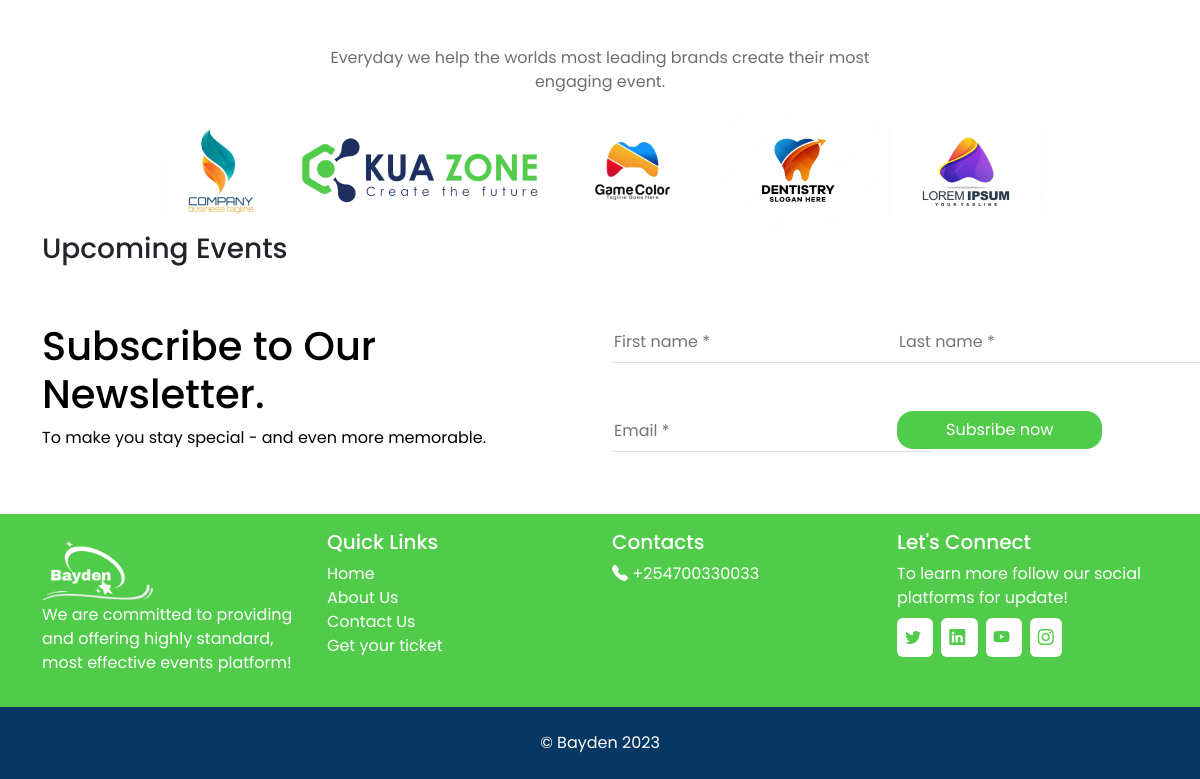
The app's page / (lower part), older data.
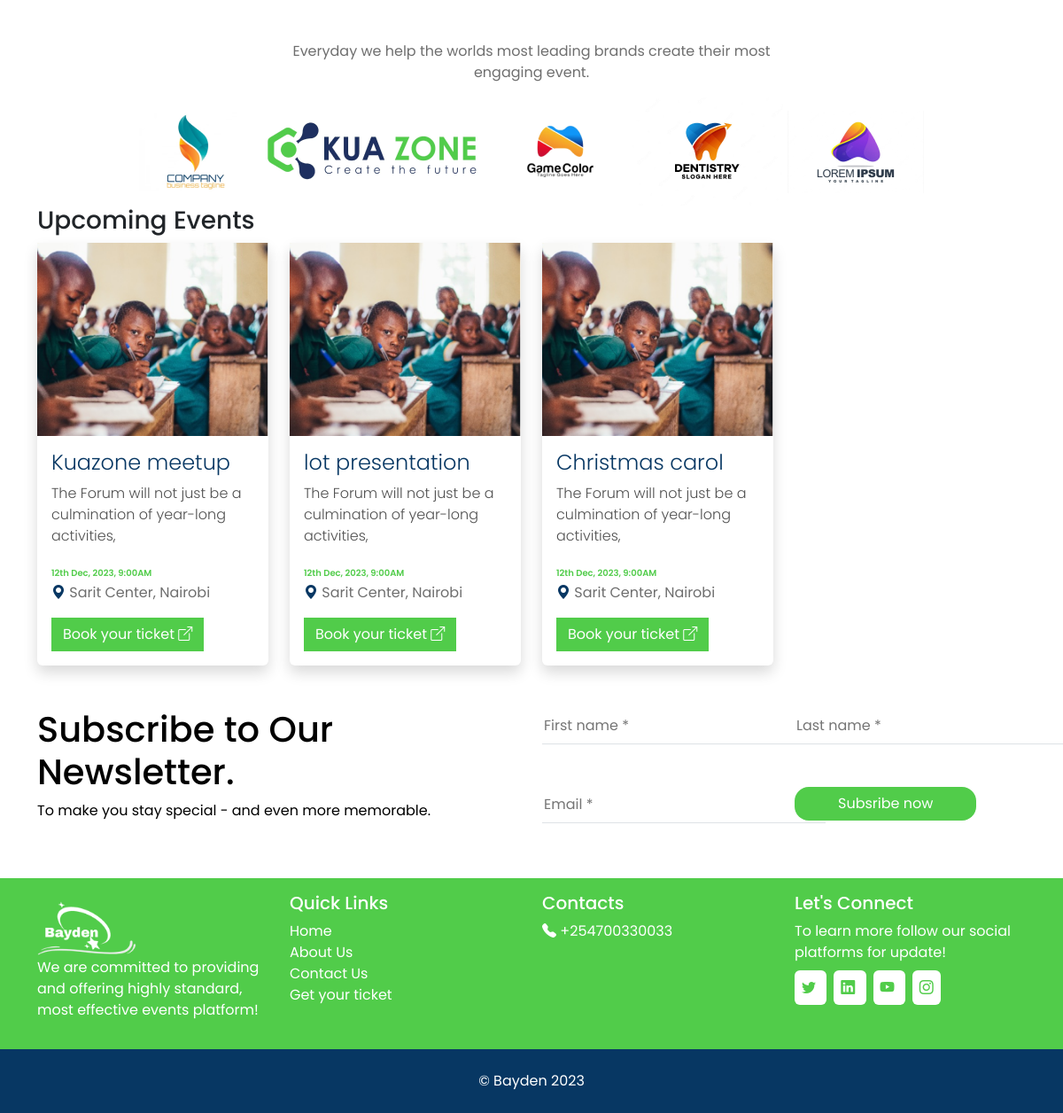
The same page, newer data.
### baydenApp/models.py (models this page shows)
class Event(models.Model):
    name = models.CharField(max_length=50)

### baydenApp/views.py (the view)
# urls.py: path("", index, name="index")
def index(request : HttpRequest):
    if request.method == "GET":
        all_events = Event.objects.all()
        context = {"events": all_events}
        return render(request=request, template_name="index.html",
                      context=context)
    elif request.method == "POST":
        form_from_subscriber = SubscriberForm()

### templates/index.html (shortened to what this page needs)
<!DOCTYPE html>
<html>
<head>
	<link href="style.css" rel="stylesheet" type="text/css" />
	<link href="https://cdn.jsdelivr.net/npm/bootstrap@5.3.1/dist/css/bootstrap.min.css" rel="stylesheet"
>
	<link rel="stylesheet" href="https://cdn.jsdelivr.net/npm/bootstrap-icons@1.10.5/font/bootstrap-icons.css">
</head>
<body>
	<div class="text-center">
		<p style="color: #00000091">Everyday we help the worlds most leading brands create their most<br>engaging event.
		</p>
		<div>
			<img src="Images/image 2.png">
			<img src="Images/image 3.png">
			<img src="Images/image 4.png">
			<img src="Images/image 5.png">
			<img src="Images/image 6.png">
		</div>
	</div>
	<div class="container mb-5">
		<h3>Upcoming Events</h3>
		<div class="row">
			{% for myevent in events %}
			<div class="col-lg-3">
				<div class="card border-0 shadow">
					<img src="Images/Rectangle 9 (3).png">
					<div class="card-body">
						<h4 class="fw-light" style="color: #073763;">{{ myevent.name }}</h4>
						<p class="text-xs fw-light" style="color: #000000B0;">The Forum will not just be a culmination
							of year-long activities,
						</p>
						<span class="fw-semibold" style="color: #51CC4A; font-size: 10px;">12th Dec, 2023, 9:00AM</span>
						<p style="color: #00000091;"><i class="bi bi-geo-alt-fill" style="color: #073763;"></i> Sarit
							Center, Nairobi</p>
						<a href="reserve.html" class="btn rounded-0 text-white" style="background: #51CC4A;"">Book your ticket <i
								class=" bi bi-box-arrow-up-right"></i></a>
					</div>
				</div>
			</div>
			{% endfor %}
		</div>
	</div>
	<div class="container text-black my-5">
		<div class="row">
			<div class="col-lg-6">
				<h1>Subscribe to Our Newsletter.</h1>
				<p>To make you stay special - and even more memorable.</p>
			</div>
			<div class="col-lg-6">
				<form>
					<div class="row">
						<div class="col-lg-6">
							<input type="text" class="border-0 border-bottom py-2" placeholder="First name *" />
						</div>
						<div class="col-lg-6">
							<input type="text" class="border-0 border-bottom py-2" placeholder="Last name *" />
						</div>
					</div>
					<div class="row pt-5">
						<div class="col-lg-6">
							<input type="text" class="border-0 border-bottom py-2" placeholder="Email *" />
						</div>
						<div class="col-lg-6">
							<a href="#" class="btn rounded-4 text-white px-5"
								style="background-color: #51CC4A;">
								Subsribe now </a>
						</div>
					</div>
				</form>
			</div>
		</div>
	</div>
	<footer>
		<div class="text-white bg-sucsess" style="background-color: #51CC4A;">
			<div class="container py-3">
				<div class="row">
					<div class="col-lg-3">
						<img src="Images/Blue Modern Business Logo (1) 1.png" style="width: 112px; height: 73px;">
						<p>We are committed to providing and offering highly standard, most effective events
							platform!</p>
					</div>
					<div class="col-lg-3 text-white" style="text-decoration: none;">
						<h5>Quick Links</h5>
						<a href="index.html" class="text-white text-decoration-none">Home</a><br>
						<a href="about.html" class="text-white text-decoration-none">About Us</a><br>
						<a href="contact.html" class="text-white text-decoration-none">Contact Us</a><br>
						<a href="reserve.html" class="text-white text-decoration-none">Get your ticket</a><br>
					</div>
					<div class="col-lg-3">
						<h5>Contacts</h5>
						<p><i class="bi bi-telephone-fill"></i> +254700330033</p>
					</div>
					<div class="col-lg-3">
						<h5>Let's Connect</h5>
						<p>To learn more follow our social platforms for update!</p>
						<span class="bg-white rounded-2 p-2 me-2">
							<a href="https://twitter.com" target="_blank" style="color: #51CC4A;"> <i
									class="bi bi-twitter"></i></a>
						</span>
						<span class="bg-white rounded-2 p-2 me-2">
							<a href="https://www.linkedin.com/in/" target="_blank" style="color:  #51CC4A;"> <i
									class="bi bi-linkedin"></i></a>
						</span>
						<span class="bg-white rounded-2 p-2 me-2">
							<a href="https://www.youtube.com/" target="_blank" style="color:  #51CC4A;"> <i
									class="bi bi-youtube"></i></a>
						</span>
						<span class="bg-white rounded-2 p-2">
							<a href="https://www.instagram.com/" target="_blank" style="color:  #51CC4A;"> <i
									class="bi bi-instagram"></i></a>
						</span>
					</div>
				</div>
			</div>
		</div>
		<div class="text-white text-center" style="background-color: #073763;">
			<p class="py-4">&copy Bayden 2023</p>
		</div>
	</footer>
</body>
</html>

### templates/style.css (style rules this page uses)
html { height: 100%; width: 100%; }
body { font-family: 'Poppins', sans-serif; }

### templates/index.html (style rules this page uses)
body { font-family: 'Poppins', sans-serif; }

Row changes from the older to the newer data that the page shows:
added Event: name "Kuazone meetup"
added Event: name "lot presentation"
added Event: name "Christmas carol"
